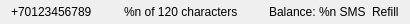
<?xml version="1.0" encoding="UTF-8"?>
<ui version="4.0">
 <class>SmsInfoWidget</class>
 <widget class="QFrame" name="SmsInfoWidget">
  <property name="geometry">
   <rect>
    <x>0</x>
    <y>0</y>
    <width>410</width>
    <height>23</height>
   </rect>
  </property>
  <layout class="QHBoxLayout" name="horizontalLayout">
   <property name="topMargin">
    <number>5</number>
   </property>
   <property name="bottomMargin">
    <number>5</number>
   </property>
   <item>
    <widget class="QLabel" name="lblPhoneNumber">
     <property name="text">
      <string notr="true">+70123456789</string>
     </property>
    </widget>
   </item>
   <item>
    <spacer name="horizontalSpacer_2">
     <property name="orientation">
      <enum>Qt::Horizontal</enum>
     </property>
     <property name="sizeHint" stdset="0">
      <size>
       <width>0</width>
       <height>0</height>
      </size>
     </property>
    </spacer>
   </item>
   <item>
    <widget class="QLabel" name="lblCharacters">
     <property name="text">
      <string notr="true">%n of 120 characters</string>
     </property>
     <property name="textFormat">
      <enum>Qt::RichText</enum>
     </property>
    </widget>
   </item>
   <item>
    <spacer name="horizontalSpacer">
     <property name="orientation">
      <enum>Qt::Horizontal</enum>
     </property>
     <property name="sizeHint" stdset="0">
      <size>
       <width>0</width>
       <height>0</height>
      </size>
     </property>
    </spacer>
   </item>
   <item>
    <widget class="QLabel" name="lblBalance">
     <property name="text">
      <string notr="true">Balance: %n SMS</string>
     </property>
     <property name="textFormat">
      <enum>Qt::RichText</enum>
     </property>
    </widget>
   </item>
   <item>
    <widget class="QLabel" name="lblRefill">
     <property name="cursor">
      <cursorShape>PointingHandCursor</cursorShape>
     </property>
     <property name="text">
      <string notr="true">Refill</string>
     </property>
     <property name="textFormat">
      <enum>Qt::RichText</enum>
     </property>
     <property name="openExternalLinks">
      <bool>true</bool>
     </property>
    </widget>
   </item>
  </layout>
 </widget>
 <layoutdefault spacing="6" margin="11"/>
 <resources/>
 <connections/>
</ui>
